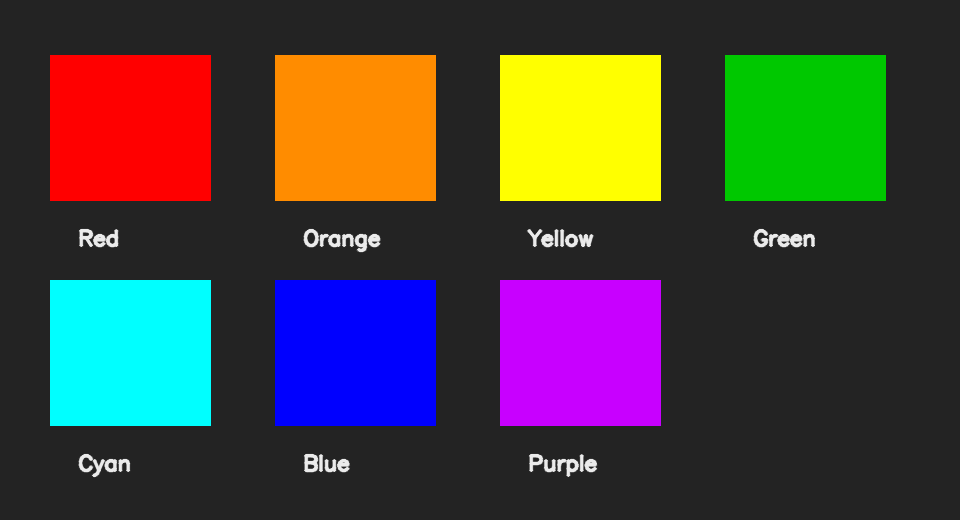
#> input picture assets/sample_input.png, 960 x 520 px
$ python -i color_detector.py   (imports and definitions only)
#> lines starting #> are read from the running program, lines starting #| are printed output that depends on the picture; after the words box and inside, x2 and y2 are one past the last pixel; in counts of white or black regions, pixels touching at a corner belong together
#> further down, picture is the input picture: shape (520, 960, 3); mean B, G, R 61, 65, 70.4
"""Reusable OpenCV color-detection logic.

The detector converts a BGR image to HSV, builds one mask for each configured
color, cleans the masks, and returns every region larger than ``min_area``.
"""

from __future__ import annotations

from dataclasses import dataclass

import cv2
import numpy as np


@dataclass(frozen=True)
class HSVInterval:
    """Inclusive lower and upper HSV bounds used by ``cv2.inRange``."""

    lower: tuple[int, int, int]
    upper: tuple[int, int, int]


@dataclass(frozen=True)
class ColorProfile:
    """Configuration for one recognized color."""

    name: str
    intervals: tuple[HSVInterval, ...]
    box_color_bgr: tuple[int, int, int]


@dataclass(frozen=True)
class Detection:
    """A detected colored region."""

    color: str
    x: int
    y: int
    width: int
    height: int
    center_x: int
    center_y: int
    area: float


# OpenCV stores hue in the range 0..179. Red needs two intervals because the
# hue scale wraps around at both ends.
DEFAULT_COLOR_PROFILES: tuple[ColorProfile, ...] = (
    ColorProfile(
        "Red",
        (
            HSVInterval((0, 90, 70), (9, 255, 255)),
            HSVInterval((170, 90, 70), (179, 255, 255)),
        ),
        (0, 0, 255),
    ),
    ColorProfile(
        "Orange",
        (HSVInterval((10, 90, 70), (20, 255, 255)),),
        (0, 140, 255),
    ),
    ColorProfile(
        "Yellow",
        (HSVInterval((21, 90, 70), (34, 255, 255)),),
        (0, 255, 255),
    ),
    ColorProfile(
        "Green",
        (HSVInterval((35, 70, 60), (84, 255, 255)),),
        (0, 200, 0),
    ),
    ColorProfile(
        "Cyan",
        (HSVInterval((85, 70, 60), (99, 255, 255)),),
        (255, 255, 0),
    ),
    ColorProfile(
        "Blue",
        (HSVInterval((100, 90, 60), (129, 255, 255)),),
        (255, 0, 0),
    ),
    ColorProfile(
        "Purple",
        (HSVInterval((130, 70, 60), (169, 255, 255)),),
        (255, 0, 200),
    ),
)


class ColorDetector:
    """Detect and annotate colored regions in BGR images."""

    def __init__(
        self,
        min_area: float = 1_000.0,
        profiles: tuple[ColorProfile, ...] = DEFAULT_COLOR_PROFILES,
    ) -> None:
        if min_area <= 0:
            raise ValueError("min_area must be greater than zero")
        if not profiles:
            raise ValueError("At least one color profile is required")

        self.min_area = float(min_area)
        self.profiles = profiles
        self._kernel = np.ones((5, 5), dtype=np.uint8)

    @staticmethod
    def _validate_frame(frame: np.ndarray) -> None:
        if not isinstance(frame, np.ndarray):
            raise TypeError("frame must be a NumPy array")
        if frame.size == 0 or frame.ndim != 3 or frame.shape[2] != 3:
            raise ValueError("frame must be a non-empty BGR image with 3 channels")

    def _mask_for_profile(
        self, hsv_frame: np.ndarray, profile: ColorProfile
    ) -> np.ndarray:
        combined_mask = np.zeros(hsv_frame.shape[:2], dtype=np.uint8)

        for interval in profile.intervals:
            lower = np.array(interval.lower, dtype=np.uint8)
            upper = np.array(interval.upper, dtype=np.uint8)
            interval_mask = cv2.inRange(hsv_frame, lower, upper)
            combined_mask = cv2.bitwise_or(combined_mask, interval_mask)

        # Opening removes isolated noise; closing fills small holes in objects.
        combined_mask = cv2.morphologyEx(
            combined_mask, cv2.MORPH_OPEN, self._kernel, iterations=1
        )
        combined_mask = cv2.morphologyEx(
            combined_mask, cv2.MORPH_CLOSE, self._kernel, iterations=2
        )
        return combined_mask

    @staticmethod
    def _draw_detection(
        image: np.ndarray, detection: Detection, box_color: tuple[int, int, int]
    ) -> None:
        x, y = detection.x, detection.y
        right = x + detection.width
        bottom = y + detection.height
        cv2.rectangle(image, (x, y), (right, bottom), box_color, 2)
        cv2.circle(
            image,
            (detection.center_x, detection.center_y),
            4,
            box_color,
            -1,
        )

        label = f"{detection.color} | area: {int(detection.area)}"
        font = cv2.FONT_HERSHEY_SIMPLEX
        font_scale = 0.55
        thickness = 2
        (text_width, text_height), baseline = cv2.getTextSize(
            label, font, font_scale, thickness
        )

        label_top = max(0, y - text_height - baseline - 8)
        label_bottom = label_top + text_height + baseline + 8
        label_right = min(image.shape[1] - 1, x + text_width + 10)
        blue, green, red = box_color
        luminance = 0.114 * blue + 0.587 * green + 0.299 * red
        text_color = (0, 0, 0) if luminance >= 150 else (255, 255, 255)
        cv2.rectangle(
            image,
            (x, label_top),
            (label_right, label_bottom),
            box_color,
            -1,
        )
        cv2.putText(
            image,
            label,
            (x + 5, label_bottom - baseline - 4),
            font,
            font_scale,
            text_color,
            thickness,
            cv2.LINE_AA,
        )

    def detect(self, frame: np.ndarray) -> tuple[np.ndarray, list[Detection]]:
        """Return an annotated copy of ``frame`` and all color detections."""

        self._validate_frame(frame)

        annotated = frame.copy()
        blurred = cv2.GaussianBlur(frame, (5, 5), 0)
        hsv_frame = cv2.cvtColor(blurred, cv2.COLOR_BGR2HSV)
#> hsv_frame: shape (520, 960, 3); mean H, S, V 22.8, 86.3, 106.4
        detections_with_colors: list[
            tuple[Detection, tuple[int, int, int]]
        ] = []

        for profile in self.profiles:
            mask = self._mask_for_profile(hsv_frame, profile)
            contours, _ = cv2.findContours(
                mask, cv2.RETR_EXTERNAL, cv2.CHAIN_APPROX_SIMPLE
            )

            for contour in contours:
                area = float(cv2.contourArea(contour))
                if area < self.min_area:
                    continue

                x, y, width, height = cv2.boundingRect(contour)
                detection = Detection(
                    color=profile.name,
                    x=x,
                    y=y,
                    width=width,
                    height=height,
                    center_x=x + width // 2,
                    center_y=y + height // 2,
                    area=area,
                )
                detections_with_colors.append(
                    (detection, profile.box_color_bgr)
                )
#> this loop made 7 passes
#> pass 1, in detect, `mask = self._mask_for_profile(hsv_frame, profile)`:
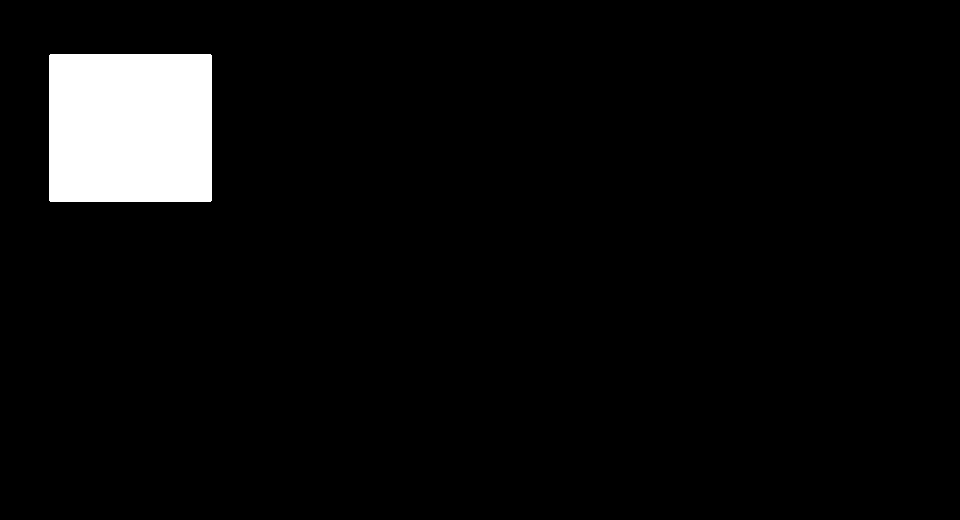
#> mask: shape (520, 960); 4.8% white; 1 white region, box (x1, y1, x2, y2) and area: (49, 54, 212, 202) 24120
#> pass 2, in detect, `mask = self._mask_for_profile(hsv_frame, profile)`:
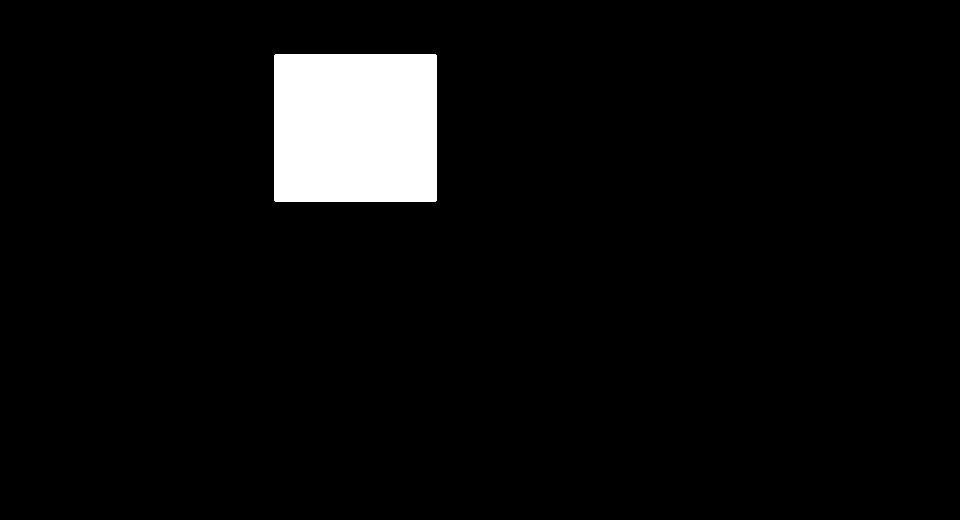
#> mask: shape (520, 960); 4.8% white; 1 white region, box (x1, y1, x2, y2) and area: (274, 54, 437, 202) 24120
#> pass 3, in detect, `mask = self._mask_for_profile(hsv_frame, profile)`:
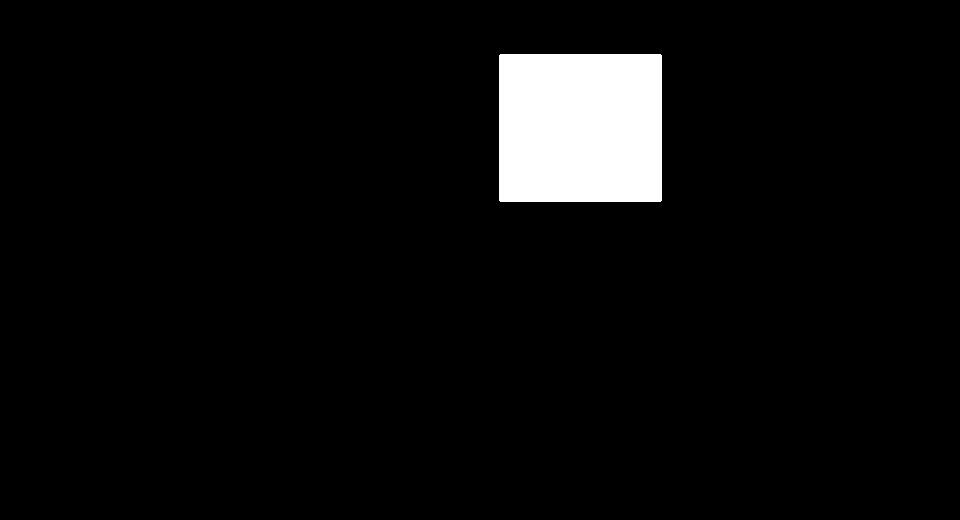
#> mask: shape (520, 960); 4.8% white; 1 white region, box (x1, y1, x2, y2) and area: (499, 54, 662, 202) 24120
#> after the loop:
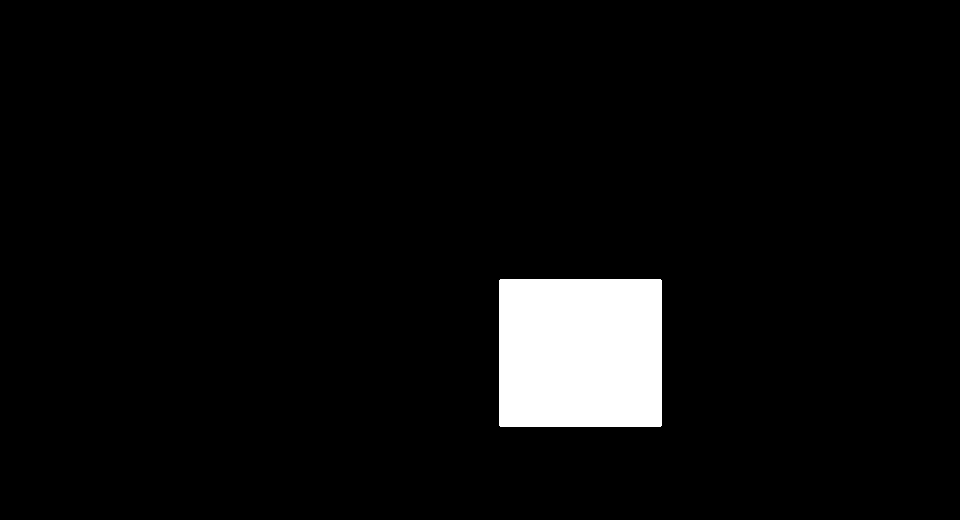
#> mask: shape (520, 960); 4.8% white; 1 white region, box (x1, y1, x2, y2) and area: (499, 279, 662, 427) 24120
#> after the loop, detections_with_colors = 7 items

        # Largest regions are listed first, which makes terminal output stable.
        detections_with_colors.sort(key=lambda item: item[0].area, reverse=True)
        for detection, box_color in detections_with_colors:
            self._draw_detection(annotated, detection, box_color)
#> this loop made 7 passes
#> (x in _draw_detection, y in _draw_detection, right in _draw_detection, bottom in _draw_detection, label in _draw_detection, text_width in _draw_detection, label_top in _draw_detection, label_bottom in _draw_detection) on passes 1 to 7: (49, 54, 212, 202, 'Red | area: 23812', 163, 27, 54), (274, 54, 437, 202, 'Orange | area: 23812', 192, 27, 54), (499, 54, 662, 202, 'Yellow | area: 23812', 182, 27, 54), (724, 54, 887, 202, 'Green | area: 23812', 180, 27, 54), (49, 279, 212, 427, 'Cyan | area: 23812', 173, 252, 279), (274, 279, 437, 427, 'Blue | area: 23812', 168, 252, 279), (499, 279, 662, 427, 'Purple | area: 23812', 185, 252, 279)
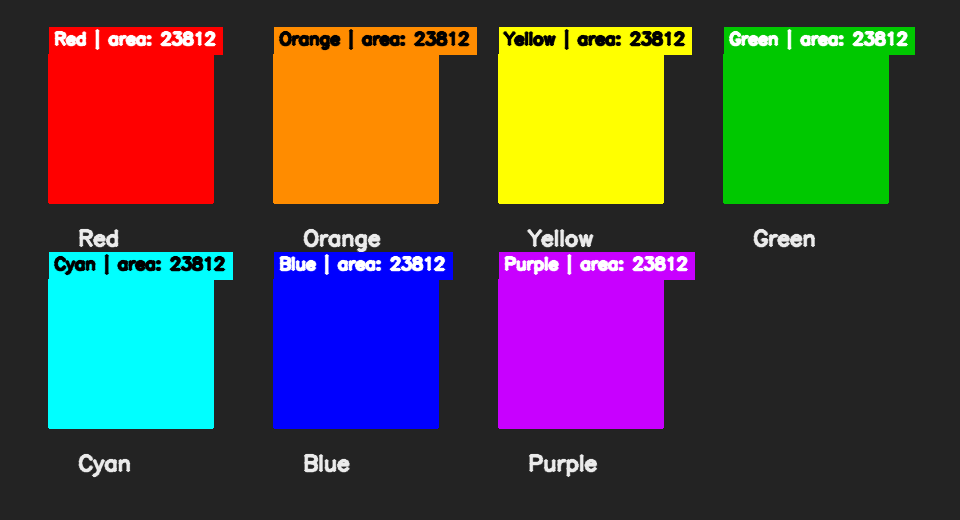
#> annotated: shape (520, 960, 3); 9.12% of pixels changed, all inside (x1, y1, x2, y2) = (48, 27, 915, 429)

        detections = [item[0] for item in detections_with_colors]
#> detections = 7 items
        return annotated, detections

>>> import cv2
>>> picture = cv2.imread('assets/sample_input.png')
>>> result = ColorDetector().detect(picture)
